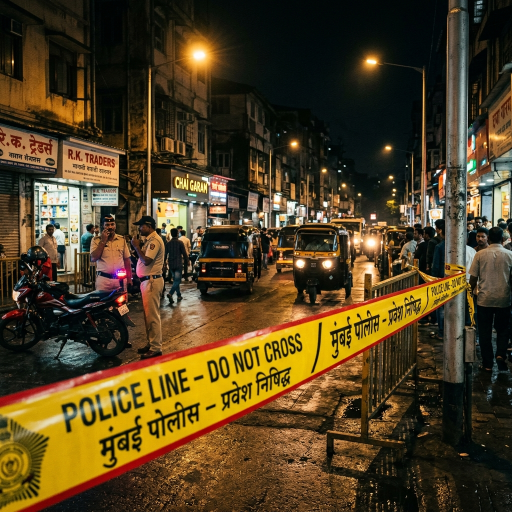
#> input picture crime_images/crime_001.png, 1024 x 1024 px, found by its file name (shown at 1/2 size)
$ python vision_trainer.py
#> lines starting #> are read from the running program, lines starting #| are printed output that depends on the picture
import os
import numpy as np
import pandas as pd
from PIL import Image
from sklearn.ensemble import RandomForestClassifier
from sklearn.model_selection import train_test_split
import joblib
import time

def extract_features(image_path):
    """
    Extracts basic features from an image:
    - Resized pixel values (100x100)
    - Mean and standard deviation of color channels
    """
    try:
        img = Image.open(image_path).convert('RGB')
#> img is the input picture: PIL image 1024x1024 RGB; mean R, G, B 80.5, 63.6, 32.9
        img = img.resize((64, 64)) # Smaller size for speed and efficiency
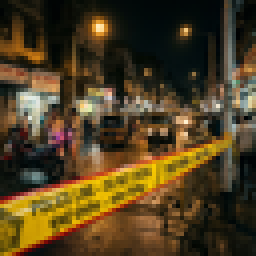
#> img: PIL image 64x64 RGB (shown 4 times larger); mean R, G, B 80.6, 63.6, 32.9

        # Convert to numpy array
        img_array = np.array(img)

        # Global statistics
        means = np.mean(img_array, axis=(0, 1))
#> means = [80.55, 63.59, 32.89]
        stds = np.std(img_array, axis=(0, 1))
#> stds = [66.68, 50.5, 34.22]

        # Flattened pixel data
        pixels = img_array.flatten() / 255.0 # Normalize
#> pixels = 12288 values, max 1 at index 1224, min 0 at index 162, mean 0.231

        return np.concatenate([means, stds, pixels])
    except Exception as e:
        print(f"Error processing {image_path}: {e}")
        return None

def train_vision_model():
    print("Initializing Guardian-Vision Model Training...")

    # Path to images
    image_dir = os.path.join("crime-analytics", "public", "crime_images")
    if not os.path.exists(image_dir):
        print(f"Error: Image directory not found at {image_dir}")
        return

    # Labels for our sample data
    # 001: High Alert, 002: High Alert, 003: Stable
    labels_map = {
        "crime_001.png": 1, # Critical
        "crime_002.png": 1, # Critical
        "crime_003.png": 0  # Stable
    }

    X = []
    y = []

    print("Loading and vectorizing imagery...")
    for filename, label in labels_map.items():
        path = os.path.join(image_dir, filename)
        features = extract_features(path)
#> features = 12294 values, max 80.55 at index 0, min 0 at index 168, mean 0.258
        if features is not None:
            # We add some slight noise to create a "larger" training set for the demo
            for i in range(10): # Create 10 variations of each image
                noise = np.random.normal(0, 0.01, features.shape)
                X.append(features + noise)
                y.append(label)
#> after the loop, X = 10 items; y = [1, 1, 1, 1, 1, 1, 1, 1, 1, 1]
#> pass 2 of the loop in train_vision_model, `for filename, label in labels_map.items():`:
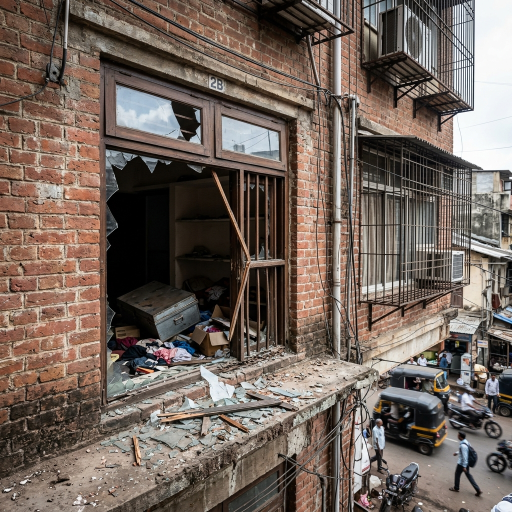
#> input picture crime_images/crime_002.png, 1024 x 1024 px, found by its file name (shown at 1/2 size)
#> in extract_features, img is the input picture: PIL image 1024x1024 RGB; mean R, G, B 114.2, 100.6, 91.9
#> in extract_features (call 2), `img = img.resize((64, 64))`:
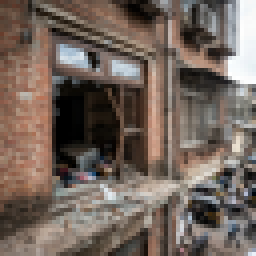
#> img: PIL image 64x64 RGB (shown 4 times larger); mean R, G, B 114.2, 100.6, 92
#> means = [114.2, 100.6, 91.95]
#> stds = [54.79, 52.51, 52.84]
#> pixels = 12288 values, max 1 at index 3052, min 0 at index 4842, mean 0.401
#> features = 12294 values, max 114.2 at index 0, min 0 at index 4848, mean 0.439
#> after the loop in train_vision_model, `for i in range(10):`: X = 20 items; y = [1, 1, 1, 1, 1, 1, 1, 1, 1, 1, 1, 1, 1, 1, 1, 1, 1, 1, 1, 1]
#> pass 3 of the loop in train_vision_model, `for filename, label in labels_map.items():`:
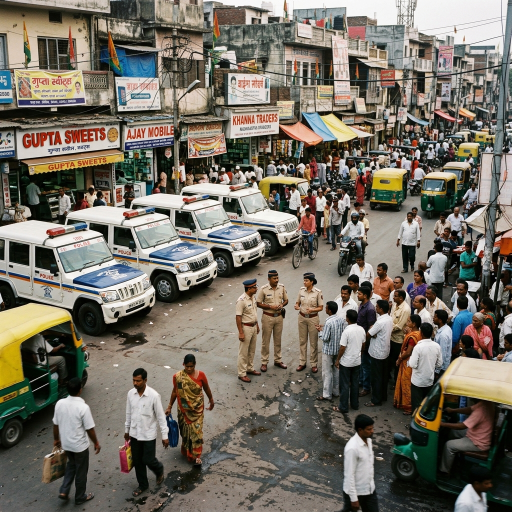
#> input picture crime_images/crime_003.png, 1024 x 1024 px, found by its file name (shown at 1/2 size)
#> in extract_features, img is the input picture: PIL image 1024x1024 RGB; mean R, G, B 116.2, 110.4, 99.6
#> in extract_features (call 3), `img = img.resize((64, 64))`:
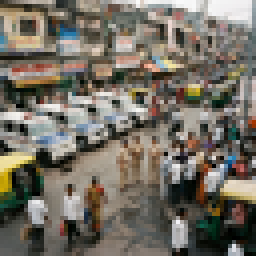
#> img: PIL image 64x64 RGB (shown 4 times larger); mean R, G, B 116.2, 110.4, 99.6
#> means = [116.2, 110.4, 99.59]
#> stds = [59.87, 55.8, 56.63]
#> pixels = 12288 values, max 0.988 at index 3183, min 0 at index 3900, mean 0.426
#> features = 12294 values, max 116.2 at index 0, min 0 at index 3906, mean 0.467
#> after the loop in train_vision_model, `for i in range(10):`: X = 30 items; y = 30 values, max 1 at index 0, min 0 at index 20, mean 0.667

    X = np.array(X)
    y = np.array(y)

    print(f"Training dataset size: {len(X)} vectors")
#| Training dataset size: 30 vectors

    # Train the model
    X_train, X_test, y_train, y_test = train_test_split(X, y, test_size=0.2, random_state=42)
#> y_train = 24 values, max 1 at index 2, min 0 at index 0, mean 0.667; y_test = [0, 1, 0, 1, 1, 1]

    print("Training Random Forest Classifier (Optimized for Visual Patterns)...")
    clf = RandomForestClassifier(n_estimators=100, max_depth=10, random_state=42)

    start_time = time.time()
    clf.fit(X_train, y_train)
    end_time = time.time()

    accuracy = clf.score(X_test, y_test)
#> accuracy = 1
    print(f"Training Complete in {end_time - start_time:.2f}s")
    print(f"Model Accuracy: {accuracy * 100:.2f}%")
#| Model Accuracy: 100.00%

    # Save the model
    model_path = "guardian_vision_model.pkl"
    joblib.dump(clf, model_path)
    print(f"Model exported to {model_path}")

if __name__ == "__main__":
    train_vision_model()
